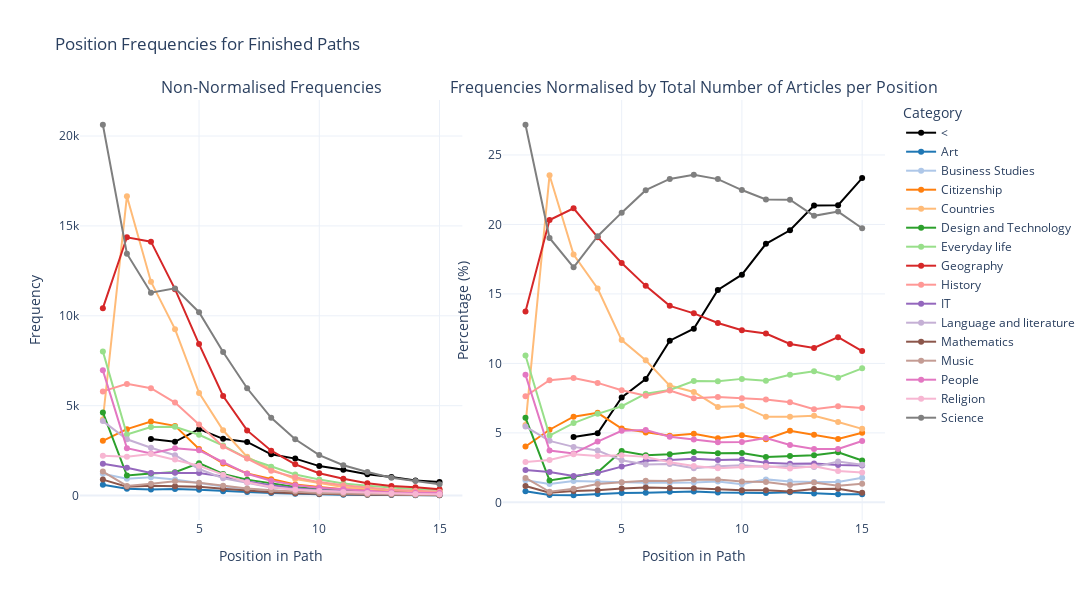

Notebook code for this chart:
### Markdown cell above
#### Transitions within categories (including self-category)

Example :
- Science -> Science -> Science
- Science -> Science -> Science -> Citizenship -> Design and Technology

### Code cell
df_position_data = get_position_frequencies(common_paths, max_position=15)
plot_position_line(df_position_data, df_article, title="Position Frequencies for Finished Paths")

### Figure 1 — Plotly figure (JSON) as saved in the notebook; plotly's stock layout.template omitted (floating-point values rounded to 4 significant figures)
{"data": [{"line": {"color": "rgb(0,0,0)"}, "mode": "lines+markers", "name": "<", "type": "scatter", "x": [3, 4, 5, 6, 7, 8, 9, 10, 11, 12, 13, 14, 15], "xaxis": "x", "y": [3144, 2990, 3694, 3157, 2984, 2294, 2057, 1641, 1439, 1182, 1029, 835, 750], "yaxis": "y"}, {"line": {"color": "rgb(31.0,119.0,180.0)"}, "mode": "lines+markers", "name": "Art", "type": "scatter", "x": [1, 2, 3, 4, 5, 6, 7, 8, 9, 10, 11, 12, 13, 14, 15], "xaxis": "x", "y": [608, 378, 342, 362, 331, 247, 194, 143, 96, 71, 52, 44, 31, 23, 19], "yaxis": "y"}, {"line": {"color": "rgb(174.0,199.0,232.0)"}, "mode": "lines+markers", "name": "Business Studies", "type": "scatter", "x": [1, 2, 3, 4, 5, 6, 7, 8, 9, 10, 11, 12, 13, 14, 15], "xaxis": "x", "y": [1213, 933, 1026, 891, 703, 500, 361, 261, 202, 131, 128, 91, 71, 57, 57], "yaxis": "y"}, {"line": {"color": "rgb(255.0,127.0,14.0)"}, "mode": "lines+markers", "name": "Citizenship", "type": "scatter", "x": [1, 2, 3, 4, 5, 6, 7, 8, 9, 10, 11, 12, 13, 14, 15], "xaxis": "x", "y": [3049, 3697, 4117, 3877, 2598, 1790, 1229, 906, 621, 483, 351, 311, 234, 178, 161], "yaxis": "y"}, {"line": {"color": "rgb(255.0,187.0,120.0)"}, "mode": "lines+markers", "name": "Countries", "type": "scatter", "x": [1, 2, 3, 4, 5, 6, 7, 8, 9, 10, 11, 12, 13, 14, 15], "xaxis": "x", "y": [4232, 16651, 11898, 9259, 5712, 3633, 2155, 1459, 924, 695, 476, 372, 300, 226, 170], "yaxis": "y"}, {"line": {"color": "rgb(44.0,160.0,44.0)"}, "mode": "lines+markers", "name": "Design and Technology", "type": "scatter", "x": [1, 2, 3, 4, 5, 6, 7, 8, 9, 10, 11, 12, 13, 14, 15], "xaxis": "x", "y": [4626, 1118, 1227, 1300, 1805, 1207, 888, 666, 475, 355, 252, 201, 163, 141, 97], "yaxis": "y"}, {"line": {"color": "rgb(152.0,223.0,138.0)"}, "mode": "lines+markers", "name": "Everyday life", "type": "scatter", "x": [1, 2, 3, 4, 5, 6, 7, 8, 9, 10, 11, 12, 13, 14, 15], "xaxis": "x", "y": [8020, 3400, 3810, 3833, 3385, 2781, 2075, 1602, 1172, 890, 677, 554, 454, 350, 310], "yaxis": "y"}, {"line": {"color": "rgb(214.0,39.0,40.0)"}, "mode": "lines+markers", "name": "Geography", "type": "scatter", "x": [1, 2, 3, 4, 5, 6, 7, 8, 9, 10, 11, 12, 13, 14, 15], "xaxis": "x", "y": [10425, 14368, 14124, 11483, 8427, 5538, 3626, 2497, 1737, 1241, 940, 688, 535, 464, 350], "yaxis": "y"}, {"line": {"color": "rgb(255.0,152.0,150.0)"}, "mode": "lines+markers", "name": "History", "type": "scatter", "x": [1, 2, 3, 4, 5, 6, 7, 8, 9, 10, 11, 12, 13, 14, 15], "xaxis": "x", "y": [5796, 6213, 5975, 5173, 3949, 2729, 2064, 1375, 1020, 750, 573, 435, 323, 270, 218], "yaxis": "y"}, {"line": {"color": "rgb(148.0,103.0,189.0)"}, "mode": "lines+markers", "name": "IT", "type": "scatter", "x": [1, 2, 3, 4, 5, 6, 7, 8, 9, 10, 11, 12, 13, 14, 15], "xaxis": "x", "y": [1766, 1547, 1262, 1274, 1259, 1064, 781, 576, 411, 309, 221, 168, 135, 105, 85], "yaxis": "y"}, {"line": {"color": "rgb(197.0,176.0,213.0)"}, "mode": "lines+markers", "name": "Language and literature", "type": "scatter", "x": [1, 2, 3, 4, 5, 6, 7, 8, 9, 10, 11, 12, 13, 14, 15], "xaxis": "x", "y": [4142, 3131, 2665, 2247, 1480, 967, 708, 451, 349, 268, 197, 158, 123, 115, 87], "yaxis": "y"}, {"line": {"color": "rgb(140.0,86.0,75.0)"}, "mode": "lines+markers", "name": "Mathematics", "type": "scatter", "x": [1, 2, 3, 4, 5, 6, 7, 8, 9, 10, 11, 12, 13, 14, 15], "xaxis": "x", "y": [890, 491, 544, 522, 487, 380, 263, 188, 126, 87, 68, 47, 46, 38, 22], "yaxis": "y"}, {"line": {"color": "rgb(196.0,156.0,148.0)"}, "mode": "lines+markers", "name": "Music", "type": "scatter", "x": [1, 2, 3, 4, 5, 6, 7, 8, 9, 10, 11, 12, 13, 14, 15], "xaxis": "x", "y": [1334, 539, 656, 795, 711, 551, 394, 300, 221, 150, 114, 75, 69, 47, 43], "yaxis": "y"}, {"line": {"color": "rgb(227.0,119.0,194.0)"}, "mode": "lines+markers", "name": "People", "type": "scatter", "x": [1, 2, 3, 4, 5, 6, 7, 8, 9, 10, 11, 12, 13, 14, 15], "xaxis": "x", "y": [6965, 2638, 2348, 2631, 2520, 1853, 1212, 830, 582, 436, 358, 249, 185, 150, 142], "yaxis": "y"}, {"line": {"color": "rgb(247.0,182.0,210.0)"}, "mode": "lines+markers", "name": "Religion", "type": "scatter", "x": [1, 2, 3, 4, 5, 6, 7, 8, 9, 10, 11, 12, 13, 14, 15], "xaxis": "x", "y": [2212, 2159, 2310, 2005, 1658, 1164, 739, 479, 331, 257, 203, 147, 125, 88, 69], "yaxis": "y"}, {"line": {"color": "rgb(127.0,127.0,127.0)"}, "mode": "lines+markers", "name": "Science", "type": "scatter", "x": [1, 2, 3, 4, 5, 6, 7, 8, 9, 10, 11, 12, 13, 14, 15], "xaxis": "x", "y": [20627, 13455, 11286, 11525, 10199, 7985, 5969, 4329, 3130, 2251, 1686, 1315, 993, 817, 634], "yaxis": "y"}, {"line": {"color": "rgb(0,0,0)"}, "mode": "lines+markers", "name": "<", "showlegend": false, "type": "scatter", "x": [3, 4, 5, 6, 7, 8, 9, 10, 11, 12, 13, 14, 15], "xaxis": "x2", "y": [4.711, 4.97, 7.551, 8.881, 11.64, 12.5, 15.29, 16.39, 18.6, 19.58, 21.37, 21.39, 23.34], "yaxis": "y2"}, {"line": {"color": "rgb(31.0,119.0,180.0)"}, "mode": "lines+markers", "name": "Art", "showlegend": false, "type": "scatter", "x": [1, 2, 3, 4, 5, 6, 7, 8, 9, 10, 11, 12, 13, 14, 15], "xaxis": "x2", "y": [0.801, 0.5345, 0.5125, 0.6017, 0.6766, 0.6949, 0.7566, 0.779, 0.7135, 0.7089, 0.6723, 0.7288, 0.6437, 0.5891, 0.5912], "yaxis": "y2"}, {"line": {"color": "rgb(174.0,199.0,232.0)"}, "mode": "lines+markers", "name": "Business Studies", "showlegend": false, "type": "scatter", "x": [1, 2, 3, 4, 5, 6, 7, 8, 9, 10, 11, 12, 13, 14, 15], "xaxis": "x2", "y": [1.598, 1.319, 1.537, 1.481, 1.437, 1.407, 1.408, 1.422, 1.501, 1.308, 1.655, 1.507, 1.474, 1.46, 1.773], "yaxis": "y2"}, {"line": {"color": "rgb(255.0,127.0,14.0)"}, "mode": "lines+markers", "name": "Citizenship", "showlegend": false, "type": "scatter", "x": [1, 2, 3, 4, 5, 6, 7, 8, 9, 10, 11, 12, 13, 14, 15], "xaxis": "x2", "y": [4.017, 5.228, 6.169, 6.444, 5.311, 5.036, 4.793, 4.936, 4.616, 4.823, 4.538, 5.152, 4.859, 4.559, 5.009], "yaxis": "y2"}, {"line": {"color": "rgb(255.0,187.0,120.0)"}, "mode": "lines+markers", "name": "Countries", "showlegend": false, "type": "scatter", "x": [1, 2, 3, 4, 5, 6, 7, 8, 9, 10, 11, 12, 13, 14, 15], "xaxis": "x2", "y": [5.575, 23.55, 17.83, 15.39, 11.68, 10.22, 8.404, 7.948, 6.868, 6.94, 6.154, 6.162, 6.229, 5.789, 5.289], "yaxis": "y2"}, {"line": {"color": "rgb(44.0,160.0,44.0)"}, "mode": "lines+markers", "name": "Design and Technology", "showlegend": false, "type": "scatter", "x": [1, 2, 3, 4, 5, 6, 7, 8, 9, 10, 11, 12, 13, 14, 15], "xaxis": "x2", "y": [6.094, 1.581, 1.839, 2.161, 3.69, 3.396, 3.463, 3.628, 3.531, 3.545, 3.258, 3.329, 3.385, 3.612, 3.018], "yaxis": "y2"}, {"line": {"color": "rgb(152.0,223.0,138.0)"}, "mode": "lines+markers", "name": "Everyday life", "showlegend": false, "type": "scatter", "x": [1, 2, 3, 4, 5, 6, 7, 8, 9, 10, 11, 12, 13, 14, 15], "xaxis": "x2", "y": [10.57, 4.808, 5.709, 6.371, 6.92, 7.824, 8.092, 8.727, 8.711, 8.887, 8.752, 9.177, 9.427, 8.965, 9.645], "yaxis": "y2"}, {"line": {"color": "rgb(214.0,39.0,40.0)"}, "mode": "lines+markers", "name": "Geography", "showlegend": false, "type": "scatter", "x": [1, 2, 3, 4, 5, 6, 7, 8, 9, 10, 11, 12, 13, 14, 15], "xaxis": "x2", "y": [13.73, 20.32, 21.16, 19.09, 17.23, 15.58, 14.14, 13.6, 12.91, 12.39, 12.15, 11.4, 11.11, 11.89, 10.89], "yaxis": "y2"}, {"line": {"color": "rgb(255.0,152.0,150.0)"}, "mode": "lines+markers", "name": "History", "showlegend": false, "type": "scatter", "x": [1, 2, 3, 4, 5, 6, 7, 8, 9, 10, 11, 12, 13, 14, 15], "xaxis": "x2", "y": [7.636, 8.786, 8.953, 8.598, 8.073, 7.677, 8.049, 7.491, 7.581, 7.489, 7.408, 7.206, 6.707, 6.916, 6.783], "yaxis": "y2"}, {"line": {"color": "rgb(148.0,103.0,189.0)"}, "mode": "lines+markers", "name": "IT", "showlegend": false, "type": "scatter", "x": [1, 2, 3, 4, 5, 6, 7, 8, 9, 10, 11, 12, 13, 14, 15], "xaxis": "x2", "y": [2.327, 2.188, 1.891, 2.117, 2.574, 2.993, 3.046, 3.138, 3.055, 3.085, 2.857, 2.783, 2.803, 2.69, 2.645], "yaxis": "y2"}, {"line": {"color": "rgb(197.0,176.0,213.0)"}, "mode": "lines+markers", "name": "Language and literature", "showlegend": false, "type": "scatter", "x": [1, 2, 3, 4, 5, 6, 7, 8, 9, 10, 11, 12, 13, 14, 15], "xaxis": "x2", "y": [5.457, 4.427, 3.993, 3.735, 3.025, 2.72, 2.761, 2.457, 2.594, 2.676, 2.547, 2.617, 2.554, 2.946, 2.707], "yaxis": "y2"}, {"line": {"color": "rgb(140.0,86.0,75.0)"}, "mode": "lines+markers", "name": "Mathematics", "showlegend": false, "type": "scatter", "x": [1, 2, 3, 4, 5, 6, 7, 8, 9, 10, 11, 12, 13, 14, 15], "xaxis": "x2", "y": [1.173, 0.6943, 0.8152, 0.8676, 0.9955, 1.069, 1.026, 1.024, 0.9365, 0.8687, 0.8791, 0.7785, 0.9551, 0.9734, 0.6845], "yaxis": "y2"}, {"line": {"color": "rgb(196.0,156.0,148.0)"}, "mode": "lines+markers", "name": "Music", "showlegend": false, "type": "scatter", "x": [1, 2, 3, 4, 5, 6, 7, 8, 9, 10, 11, 12, 13, 14, 15], "xaxis": "x2", "y": [1.757, 0.7622, 0.983, 1.321, 1.453, 1.55, 1.537, 1.634, 1.643, 1.498, 1.474, 1.242, 1.433, 1.204, 1.338], "yaxis": "y2"}, {"line": {"color": "rgb(227.0,119.0,194.0)"}, "mode": "lines+markers", "name": "People", "showlegend": false, "type": "scatter", "x": [1, 2, 3, 4, 5, 6, 7, 8, 9, 10, 11, 12, 13, 14, 15], "xaxis": "x2", "y": [9.176, 3.73, 3.518, 4.373, 5.151, 5.213, 4.727, 4.522, 4.326, 4.353, 4.628, 4.125, 3.841, 3.842, 4.418], "yaxis": "y2"}, {"line": {"color": "rgb(247.0,182.0,210.0)"}, "mode": "lines+markers", "name": "Religion", "showlegend": false, "type": "scatter", "x": [1, 2, 3, 4, 5, 6, 7, 8, 9, 10, 11, 12, 13, 14, 15], "xaxis": "x2", "y": [2.914, 3.053, 3.462, 3.332, 3.389, 3.275, 2.882, 2.61, 2.46, 2.566, 2.624, 2.435, 2.596, 2.254, 2.147], "yaxis": "y2"}, {"line": {"color": "rgb(127.0,127.0,127.0)"}, "mode": "lines+markers", "name": "Science", "showlegend": false, "type": "scatter", "x": [1, 2, 3, 4, 5, 6, 7, 8, 9, 10, 11, 12, 13, 14, 15], "xaxis": "x2", "y": [27.17, 19.03, 16.91, 19.16, 20.85, 22.46, 23.28, 23.58, 23.26, 22.48, 21.8, 21.78, 20.62, 20.93, 19.73], "yaxis": "y2"}], "layout": {"annotations": [{"font": {"size": 16}, "showarrow": false, "text": "Non-Normalised Frequencies", "x": 0.2375, "xanchor": "center", "xref": "paper", "y": 1, "yanchor": "bottom", "yref": "paper"}, {"font": {"size": 16}, "showarrow": false, "text": "Frequencies Normalised by Total Number of Articles per Position", "x": 0.7625, "xanchor": "center", "xref": "paper", "y": 1, "yanchor": "bottom", "yref": "paper"}], "height": 600, "legend": {"title": {"text": "Category"}}, "title": {"text": "Position Frequencies for Finished Paths"}, "width": 1200, "xaxis": {"anchor": "y", "domain": [0, 0.475], "title": {"text": "Position in Path"}}, "xaxis2": {"anchor": "y2", "domain": [0.525, 1], "title": {"text": "Position in Path"}}, "yaxis": {"anchor": "x", "domain": [0, 1], "title": {"text": "Frequency"}}, "yaxis2": {"anchor": "x2", "domain": [0, 1], "title": {"text": "Percentage (%)"}}}}
